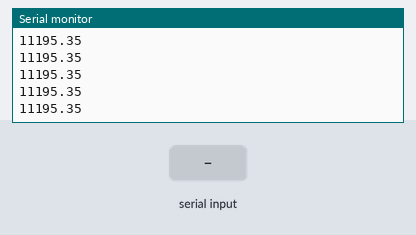
This sketch was run on a simulated Arduino Uno, built with avr-gcc and run on an emulated ATmega328P. Shown: the last lines printed to the serial monitor. The inputs (shaded band) are chosen by the test bench.

Above: at 1.2 s.
1.3 s: "com1\n" received over the second serial link
At 1.35 s:
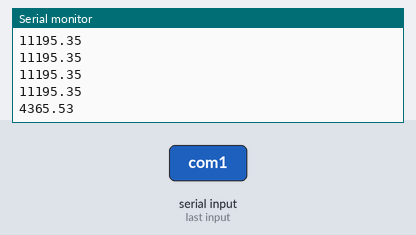
2.8 s: "cmd 5\n" received over the second serial link
At 2.84 s:
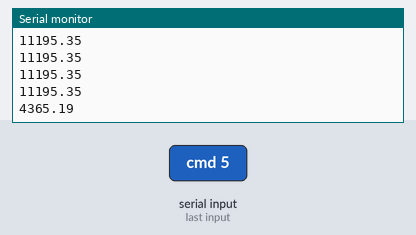
Timing chart, 0 to 5.8 s (numbered marks = the images above; inputs shaded):
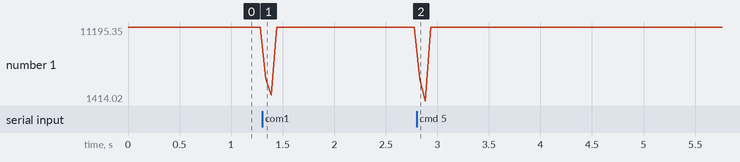

Measured:
- after the input at 1.3 s, the serial monitor: prints a new line at once (image 1)
- after the input at 2.8 s, the serial monitor: prints a new line at once (image 2)

The sketch:

ObstacleDetection.ino
```cpp
#include "Ultrasonic.h"

#define RX 10
#define TX 11
#define BAUD 19200
#define SPEED 343

Ultrasonic ultra(RX,TX,BAUD);


void setup() {
  Serial.begin(57600);
  Serial.println("Serial started!");
}

void testUART() {
  ultra.testUart();
  while(ultra.serial.available()) {
    Serial.println(ultra.serial.read(), HEX);
  }
}

void command1() {
  //Serial.println("com1");
  ultra.burstAndThreshold(LONG);

  uint16_t high = ultra.serial.read();
  uint16_t low = ultra.serial.read();
  uint16_t timeOfFlight = ((high<<8) + low);
  Serial.print(timeOfFlight, HEX);
  Serial.print("\t");
  double distance = ((double) timeOfFlight) * SPEED/2000;
  Serial.println(distance);
  uint8_t checksum = ultra.serial.read();

  //Serial.println("done");
}

void command5() {
  //Serial.println("cmd 5");
  ultra.burstAndCapture(LONG);

  uint16_t high = ultra.serial.read();
  uint16_t low = ultra.serial.read();
  uint16_t timeOfFlight = ((high<<8) + low);
  //Serial.print(timeOfFlight, HEX);
  //Serial.print("\t");
  double distance = ((double) timeOfFlight) * SPEED/2000;
  Serial.println(distance);
  uint8_t checksum = ultra.serial.read();

  //Serial.println("cmd 5 end");
}
void loop() {
  //testUART();
  command5();
  delay(50);
}
```

Ultrasonic.cpp
```cpp
#include "Ultrasonic.h"

// constructor
Ultrasonic::Ultrasonic(const byte rxPin, const byte txPin, uint16_t baudrate) : serial(rxPin,txPin) {
    serial.begin(baudrate);
}


// send to serial
void Ultrasonic::send(uint8_t hex) {
    serial.write(hex);
}


// convert type to hex (listen, short or long
uint8_t Ultrasonic::hexFromReadingType(ReadingType type) {
    switch (type) {
        case LISTEN: return 0x00; break;
        case SHORT:  return 0x01; break;
        case LONG:   return 0x02; break;
    }

    return 0x00;
}

// should send back 0x12 0x34 0xB9
void Ultrasonic::testUart() {
    send(0x00);
    send(0x55);
    send(0x01);
    send(0x00);
}


void Ultrasonic::burstAndThreshold(enum ReadingType type) {
    send(0x00);
    send(0x55);
    send(0x11);
    send(hexFromReadingType(type));
    send(0x00);
}


uint16_t Ultrasonic::readFirstThreshold() {
    send(0x00);
    send(0x55);
    send(0x21);
    send(0x00);

    uint16_t highbyte  = serial.read();
    uint16_t lowbyte = serial.read();
    highbyte <<= 8;
    serial.read(); // dump checksum

    return highbyte+lowbyte;
}


void Ultrasonic::updateEEPROM(uint8_t address, uint8_t data) {
    send(0x00);
    send(0x55);
    send(0x31);
    send(address);
    send(data);
    send(0x00);
}


void Ultrasonic::readFIFO() {
    send(0x00);
    send(0x55);
    send(0x41);
    send(0x00);
}


void Ultrasonic::burstAndCapture(enum ReadingType type) {
    send(0x00);
    send(0x55);
    send(0x51);
    send(hexFromReadingType(type));
    send(0x00);
}


void Ultrasonic::thresholdForMode(enum ReadingType type) {
    send(0x00);
    send(0x55);
    send(0x61);
    send(hexFromReadingType(type));
    send(0x00);
}
```

Ultrasonic.h
```cpp
#ifndef ULTRASONIC_H
#define ULTRASONIC_H
#include <SoftwareSerial.h>
#include "Arduino.h"

enum ReadingType {LISTEN, SHORT, LONG};

class Ultrasonic {
  public:
    Ultrasonic(const byte rxPin, const byte txPin, uint16_t baudrate);
    ~Ultrasonic() {}

    void send(uint8_t hex);
    void testUart();
    void burstAndThreshold(enum ReadingType type);
    uint16_t readFirstThreshold();
    void updateEEPROM(uint8_t address, uint8_t data);
    void readFIFO();
    void burstAndCapture(enum ReadingType type);
    void thresholdForMode(enum ReadingType type);

    SoftwareSerial serial;

  private:
    uint8_t hexFromReadingType(ReadingType type);
};

#endif
```
